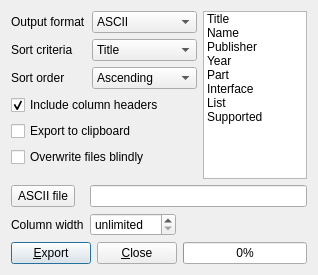
<?xml version="1.0" encoding="UTF-8"?>
<ui version="4.0">
 <class>SoftwareListExporter</class>
 <widget class="QDialog" name="SoftwareListExporter">
  <property name="geometry">
   <rect>
    <x>0</x>
    <y>0</y>
    <width>318</width>
    <height>264</height>
   </rect>
  </property>
  <layout class="QGridLayout" name="gridLayout">
   <item row="10" column="0" colspan="5">
    <widget class="QStackedWidget" name="stackedWidgetOutputParams">
     <property name="currentIndex">
      <number>0</number>
     </property>
     <widget class="QWidget" name="pageASCII">
      <layout class="QGridLayout" name="gridLayoutPageASCII">
       <property name="margin">
        <number>0</number>
       </property>
       <item row="0" column="0">
        <widget class="QToolButton" name="toolButtonBrowseASCIIFile">
         <property name="sizePolicy">
          <sizepolicy hsizetype="Fixed" vsizetype="Minimum">
           <horstretch>0</horstretch>
           <verstretch>0</verstretch>
          </sizepolicy>
         </property>
         <property name="toolTip">
          <string>Browse ASCII export file</string>
         </property>
         <property name="text">
          <string>ASCII file</string>
         </property>
         <property name="icon">
          <iconset resource="qmc2.qrc">
           <normaloff>:/data/img/fileopen.png</normaloff>:/data/img/fileopen.png</iconset>
         </property>
         <property name="toolButtonStyle">
          <enum>Qt::ToolButtonTextBesideIcon</enum>
         </property>
        </widget>
       </item>
       <item row="0" column="1" colspan="2">
        <widget class="QLineEdit" name="lineEditASCIIFile">
         <property name="sizePolicy">
          <sizepolicy hsizetype="Expanding" vsizetype="Minimum">
           <horstretch>0</horstretch>
           <verstretch>0</verstretch>
          </sizepolicy>
         </property>
         <property name="toolTip">
          <string>ASCII export file -- use $ID$ as a placeholder for the current driver</string>
         </property>
        </widget>
       </item>
       <item row="1" column="0">
        <widget class="QLabel" name="labelASCIIColumnWidth">
         <property name="text">
          <string>Column width</string>
         </property>
        </widget>
       </item>
       <item row="1" column="1">
        <widget class="QSpinBox" name="spinBoxASCIIColumnWidth">
         <property name="enabled">
          <bool>true</bool>
         </property>
         <property name="sizePolicy">
          <sizepolicy hsizetype="MinimumExpanding" vsizetype="Minimum">
           <horstretch>0</horstretch>
           <verstretch>0</verstretch>
          </sizepolicy>
         </property>
         <property name="toolTip">
          <string>Maximum column width for ASCII export (0 = unlimited)</string>
         </property>
         <property name="specialValueText">
          <string>unlimited</string>
         </property>
         <property name="maximum">
          <number>99999</number>
         </property>
         <property name="value">
          <number>0</number>
         </property>
        </widget>
       </item>
       <item row="1" column="2">
        <spacer name="horizontalSpacer1">
         <property name="orientation">
          <enum>Qt::Horizontal</enum>
         </property>
         <property name="sizeHint" stdset="0">
          <size>
           <width>125</width>
           <height>20</height>
          </size>
         </property>
        </spacer>
       </item>
       <item row="2" column="0" colspan="3">
        <spacer name="verticalSpacer2">
         <property name="orientation">
          <enum>Qt::Vertical</enum>
         </property>
         <property name="sizeHint" stdset="0">
          <size>
           <width>0</width>
           <height>0</height>
          </size>
         </property>
        </spacer>
       </item>
      </layout>
     </widget>
     <widget class="QWidget" name="pageCSV">
      <layout class="QGridLayout" name="gridLayoutPageCSV">
       <property name="margin">
        <number>0</number>
       </property>
       <item row="0" column="0">
        <widget class="QToolButton" name="toolButtonBrowseCSVFile">
         <property name="sizePolicy">
          <sizepolicy hsizetype="Fixed" vsizetype="Minimum">
           <horstretch>0</horstretch>
           <verstretch>0</verstretch>
          </sizepolicy>
         </property>
         <property name="toolTip">
          <string>Browse CSV export file</string>
         </property>
         <property name="text">
          <string>CSV file</string>
         </property>
         <property name="icon">
          <iconset resource="qmc2.qrc">
           <normaloff>:/data/img/fileopen.png</normaloff>:/data/img/fileopen.png</iconset>
         </property>
         <property name="toolButtonStyle">
          <enum>Qt::ToolButtonTextBesideIcon</enum>
         </property>
        </widget>
       </item>
       <item row="0" column="1" colspan="5">
        <widget class="QLineEdit" name="lineEditCSVFile">
         <property name="sizePolicy">
          <sizepolicy hsizetype="Expanding" vsizetype="Minimum">
           <horstretch>0</horstretch>
           <verstretch>0</verstretch>
          </sizepolicy>
         </property>
         <property name="toolTip">
          <string>CSV export file -- use $ID$ as a placeholder for the current driver</string>
         </property>
        </widget>
       </item>
       <item row="1" column="0">
        <widget class="QLabel" name="labelCSVSeparator">
         <property name="text">
          <string>Separator</string>
         </property>
        </widget>
       </item>
       <item row="1" column="1">
        <widget class="QLineEdit" name="lineEditCSVSeparator">
         <property name="enabled">
          <bool>true</bool>
         </property>
         <property name="sizePolicy">
          <sizepolicy hsizetype="Maximum" vsizetype="Minimum">
           <horstretch>0</horstretch>
           <verstretch>0</verstretch>
          </sizepolicy>
         </property>
         <property name="minimumSize">
          <size>
           <width>30</width>
           <height>0</height>
          </size>
         </property>
         <property name="maximumSize">
          <size>
           <width>30</width>
           <height>16777215</height>
          </size>
         </property>
         <property name="toolTip">
          <string>Field separator for CSV export</string>
         </property>
         <property name="text">
          <string>;</string>
         </property>
         <property name="maxLength">
          <number>1</number>
         </property>
         <property name="alignment">
          <set>Qt::AlignHCenter</set>
         </property>
        </widget>
       </item>
       <item row="1" column="2">
        <spacer name="horizontalSpacer2">
         <property name="orientation">
          <enum>Qt::Horizontal</enum>
         </property>
         <property name="sizeHint" stdset="0">
          <size>
           <width>41</width>
           <height>20</height>
          </size>
         </property>
        </spacer>
       </item>
       <item row="1" column="3">
        <widget class="QLabel" name="labelCSVDelimiter">
         <property name="text">
          <string>Delimiter</string>
         </property>
        </widget>
       </item>
       <item row="1" column="4">
        <widget class="QLineEdit" name="lineEditCSVDelimiter">
         <property name="enabled">
          <bool>true</bool>
         </property>
         <property name="sizePolicy">
          <sizepolicy hsizetype="Maximum" vsizetype="Minimum">
           <horstretch>0</horstretch>
           <verstretch>0</verstretch>
          </sizepolicy>
         </property>
         <property name="minimumSize">
          <size>
           <width>30</width>
           <height>0</height>
          </size>
         </property>
         <property name="maximumSize">
          <size>
           <width>30</width>
           <height>16777215</height>
          </size>
         </property>
         <property name="toolTip">
          <string>Text delimiter for CSV export</string>
         </property>
         <property name="text">
          <string>&quot;</string>
         </property>
         <property name="maxLength">
          <number>1</number>
         </property>
         <property name="alignment">
          <set>Qt::AlignHCenter</set>
         </property>
        </widget>
       </item>
       <item row="1" column="5">
        <spacer name="horizontalSpacer3">
         <property name="orientation">
          <enum>Qt::Horizontal</enum>
         </property>
         <property name="sizeHint" stdset="0">
          <size>
           <width>40</width>
           <height>20</height>
          </size>
         </property>
        </spacer>
       </item>
       <item row="2" column="0" colspan="6">
        <spacer name="verticalSpacer3">
         <property name="orientation">
          <enum>Qt::Vertical</enum>
         </property>
         <property name="sizeHint" stdset="0">
          <size>
           <width>0</width>
           <height>0</height>
          </size>
         </property>
        </spacer>
       </item>
      </layout>
     </widget>
    </widget>
   </item>
   <item row="0" column="3" rowspan="9" colspan="2">
    <widget class="QListWidget" name="listWidgetColumns">
     <property name="sizePolicy">
      <sizepolicy hsizetype="Ignored" vsizetype="Ignored">
       <horstretch>0</horstretch>
       <verstretch>0</verstretch>
      </sizepolicy>
     </property>
     <property name="toolTip">
      <string>Select the columns you want to export and the order in which they are to be listed (drag &amp; drop entries around)</string>
     </property>
     <property name="dragDropMode">
      <enum>QAbstractItemView::InternalMove</enum>
     </property>
     <property name="selectionMode">
      <enum>QAbstractItemView::ExtendedSelection</enum>
     </property>
     <property name="movement">
      <enum>QListView::Free</enum>
     </property>
     <item>
      <property name="text">
       <string>Title</string>
      </property>
     </item>
     <item>
      <property name="text">
       <string>Name</string>
      </property>
     </item>
     <item>
      <property name="text">
       <string>Publisher</string>
      </property>
     </item>
     <item>
      <property name="text">
       <string>Year</string>
      </property>
     </item>
     <item>
      <property name="text">
       <string>Part</string>
      </property>
     </item>
     <item>
      <property name="text">
       <string>Interface</string>
      </property>
     </item>
     <item>
      <property name="text">
       <string>List</string>
      </property>
     </item>
     <item>
      <property name="text">
       <string>Supported</string>
      </property>
     </item>
    </widget>
   </item>
   <item row="11" column="0" colspan="5">
    <layout class="QHBoxLayout" name="horizontalLayout">
     <item>
      <widget class="QPushButton" name="pushButtonExport">
       <property name="toolTip">
        <string>Export now!</string>
       </property>
       <property name="text">
        <string>&amp;Export</string>
       </property>
       <property name="icon">
        <iconset resource="qmc2.qrc">
         <normaloff>:/data/img/filesaveas.png</normaloff>:/data/img/filesaveas.png</iconset>
       </property>
      </widget>
     </item>
     <item>
      <widget class="QPushButton" name="pushButtonClose">
       <property name="toolTip">
        <string>Close software-list export</string>
       </property>
       <property name="text">
        <string>&amp;Close</string>
       </property>
       <property name="icon">
        <iconset resource="qmc2.qrc">
         <normaloff>:/data/img/yes.png</normaloff>:/data/img/yes.png</iconset>
       </property>
      </widget>
     </item>
     <item>
      <widget class="QProgressBar" name="progressBarExport">
       <property name="toolTip">
        <string>Export progress indicator</string>
       </property>
       <property name="value">
        <number>0</number>
       </property>
       <property name="format">
        <string>%p%</string>
       </property>
      </widget>
     </item>
    </layout>
   </item>
   <item row="1" column="0">
    <widget class="QLabel" name="labelSortCriteria">
     <property name="sizePolicy">
      <sizepolicy hsizetype="Fixed" vsizetype="Preferred">
       <horstretch>0</horstretch>
       <verstretch>0</verstretch>
      </sizepolicy>
     </property>
     <property name="text">
      <string>Sort criteria</string>
     </property>
    </widget>
   </item>
   <item row="2" column="0">
    <widget class="QLabel" name="labelSortOrder">
     <property name="sizePolicy">
      <sizepolicy hsizetype="Fixed" vsizetype="Preferred">
       <horstretch>0</horstretch>
       <verstretch>0</verstretch>
      </sizepolicy>
     </property>
     <property name="text">
      <string>Sort order</string>
     </property>
    </widget>
   </item>
   <item row="0" column="0">
    <widget class="QLabel" name="labelOutputFormat">
     <property name="sizePolicy">
      <sizepolicy hsizetype="Fixed" vsizetype="Preferred">
       <horstretch>0</horstretch>
       <verstretch>0</verstretch>
      </sizepolicy>
     </property>
     <property name="text">
      <string>Output format</string>
     </property>
    </widget>
   </item>
   <item row="0" column="1" colspan="2">
    <widget class="QComboBox" name="comboBoxOutputFormat">
     <property name="sizePolicy">
      <sizepolicy hsizetype="MinimumExpanding" vsizetype="Minimum">
       <horstretch>0</horstretch>
       <verstretch>0</verstretch>
      </sizepolicy>
     </property>
     <property name="toolTip">
      <string>Select output format</string>
     </property>
     <item>
      <property name="text">
       <string>ASCII</string>
      </property>
     </item>
     <item>
      <property name="text">
       <string>CSV</string>
      </property>
     </item>
    </widget>
   </item>
   <item row="2" column="1" colspan="2">
    <widget class="QComboBox" name="comboBoxSortOrder">
     <property name="sizePolicy">
      <sizepolicy hsizetype="MinimumExpanding" vsizetype="Minimum">
       <horstretch>0</horstretch>
       <verstretch>0</verstretch>
      </sizepolicy>
     </property>
     <property name="toolTip">
      <string>Select sort order</string>
     </property>
     <item>
      <property name="text">
       <string>Ascending</string>
      </property>
      <property name="icon">
       <iconset resource="qmc2.qrc">
        <normaloff>:/data/img/up.png</normaloff>:/data/img/up.png</iconset>
      </property>
     </item>
     <item>
      <property name="text">
       <string>Descending</string>
      </property>
      <property name="icon">
       <iconset resource="qmc2.qrc">
        <normaloff>:/data/img/down.png</normaloff>:/data/img/down.png</iconset>
      </property>
     </item>
    </widget>
   </item>
   <item row="1" column="1" colspan="2">
    <widget class="QComboBox" name="comboBoxSortCriteria">
     <property name="sizePolicy">
      <sizepolicy hsizetype="MinimumExpanding" vsizetype="Minimum">
       <horstretch>0</horstretch>
       <verstretch>0</verstretch>
      </sizepolicy>
     </property>
     <property name="toolTip">
      <string>Select sort criteria</string>
     </property>
     <item>
      <property name="text">
       <string>Title</string>
      </property>
     </item>
     <item>
      <property name="text">
       <string>Name</string>
      </property>
     </item>
     <item>
      <property name="text">
       <string>Publisher</string>
      </property>
     </item>
     <item>
      <property name="text">
       <string>Year</string>
      </property>
     </item>
     <item>
      <property name="text">
       <string>Part</string>
      </property>
     </item>
     <item>
      <property name="text">
       <string>Interface</string>
      </property>
     </item>
     <item>
      <property name="text">
       <string>List</string>
      </property>
     </item>
     <item>
      <property name="text">
       <string>Supported</string>
      </property>
     </item>
    </widget>
   </item>
   <item row="5" column="0" colspan="3">
    <widget class="QCheckBox" name="checkBoxOverwriteBlindly">
     <property name="toolTip">
      <string>Overwrite existing files without asking what to do</string>
     </property>
     <property name="text">
      <string>Overwrite files blindly</string>
     </property>
     <property name="checked">
      <bool>false</bool>
     </property>
    </widget>
   </item>
   <item row="4" column="0" colspan="2">
    <widget class="QCheckBox" name="checkBoxExportToClipboard">
     <property name="toolTip">
      <string>Export to the system clipboard instead of a file</string>
     </property>
     <property name="text">
      <string>Export to clipboard</string>
     </property>
     <property name="checked">
      <bool>false</bool>
     </property>
    </widget>
   </item>
   <item row="3" column="0" colspan="3">
    <widget class="QCheckBox" name="checkBoxIncludeColumnHeaders">
     <property name="toolTip">
      <string>Include column header texts</string>
     </property>
     <property name="text">
      <string>Include column headers</string>
     </property>
     <property name="checked">
      <bool>true</bool>
     </property>
    </widget>
   </item>
   <item row="6" column="0" colspan="3">
    <spacer name="verticalSpacer1">
     <property name="orientation">
      <enum>Qt::Vertical</enum>
     </property>
     <property name="sizeHint" stdset="0">
      <size>
       <width>0</width>
       <height>0</height>
      </size>
     </property>
    </spacer>
   </item>
  </layout>
 </widget>
 <tabstops>
  <tabstop>comboBoxOutputFormat</tabstop>
  <tabstop>comboBoxSortCriteria</tabstop>
  <tabstop>comboBoxSortOrder</tabstop>
  <tabstop>checkBoxIncludeColumnHeaders</tabstop>
  <tabstop>checkBoxExportToClipboard</tabstop>
  <tabstop>checkBoxOverwriteBlindly</tabstop>
  <tabstop>listWidgetColumns</tabstop>
  <tabstop>toolButtonBrowseASCIIFile</tabstop>
  <tabstop>lineEditASCIIFile</tabstop>
  <tabstop>spinBoxASCIIColumnWidth</tabstop>
  <tabstop>toolButtonBrowseCSVFile</tabstop>
  <tabstop>lineEditCSVFile</tabstop>
  <tabstop>lineEditCSVSeparator</tabstop>
  <tabstop>lineEditCSVDelimiter</tabstop>
  <tabstop>pushButtonExport</tabstop>
  <tabstop>pushButtonClose</tabstop>
 </tabstops>
 <resources>
  <include location="qmc2.qrc"/>
 </resources>
 <connections>
  <connection>
   <sender>checkBoxExportToClipboard</sender>
   <signal>toggled(bool)</signal>
   <receiver>checkBoxOverwriteBlindly</receiver>
   <slot>setDisabled(bool)</slot>
   <hints>
    <hint type="sourcelabel">
     <x>141</x>
     <y>107</y>
    </hint>
    <hint type="destinationlabel">
     <x>204</x>
     <y>132</y>
    </hint>
   </hints>
  </connection>
  <connection>
   <sender>pushButtonClose</sender>
   <signal>clicked()</signal>
   <receiver>SoftwareListExporter</receiver>
   <slot>reject()</slot>
   <hints>
    <hint type="sourcelabel">
     <x>133</x>
     <y>210</y>
    </hint>
    <hint type="destinationlabel">
     <x>190</x>
     <y>230</y>
    </hint>
   </hints>
  </connection>
  <connection>
   <sender>checkBoxExportToClipboard</sender>
   <signal>toggled(bool)</signal>
   <receiver>toolButtonBrowseASCIIFile</receiver>
   <slot>setDisabled(bool)</slot>
   <hints>
    <hint type="sourcelabel">
     <x>102</x>
     <y>91</y>
    </hint>
    <hint type="destinationlabel">
     <x>77</x>
     <y>149</y>
    </hint>
   </hints>
  </connection>
  <connection>
   <sender>checkBoxExportToClipboard</sender>
   <signal>toggled(bool)</signal>
   <receiver>lineEditASCIIFile</receiver>
   <slot>setDisabled(bool)</slot>
   <hints>
    <hint type="sourcelabel">
     <x>140</x>
     <y>92</y>
    </hint>
    <hint type="destinationlabel">
     <x>176</x>
     <y>150</y>
    </hint>
   </hints>
  </connection>
  <connection>
   <sender>checkBoxExportToClipboard</sender>
   <signal>toggled(bool)</signal>
   <receiver>toolButtonBrowseCSVFile</receiver>
   <slot>setDisabled(bool)</slot>
   <hints>
    <hint type="sourcelabel">
     <x>108</x>
     <y>90</y>
    </hint>
    <hint type="destinationlabel">
     <x>66</x>
     <y>154</y>
    </hint>
   </hints>
  </connection>
  <connection>
   <sender>checkBoxExportToClipboard</sender>
   <signal>toggled(bool)</signal>
   <receiver>lineEditCSVFile</receiver>
   <slot>setDisabled(bool)</slot>
   <hints>
    <hint type="sourcelabel">
     <x>36</x>
     <y>98</y>
    </hint>
    <hint type="destinationlabel">
     <x>148</x>
     <y>148</y>
    </hint>
   </hints>
  </connection>
 </connections>
</ui>
